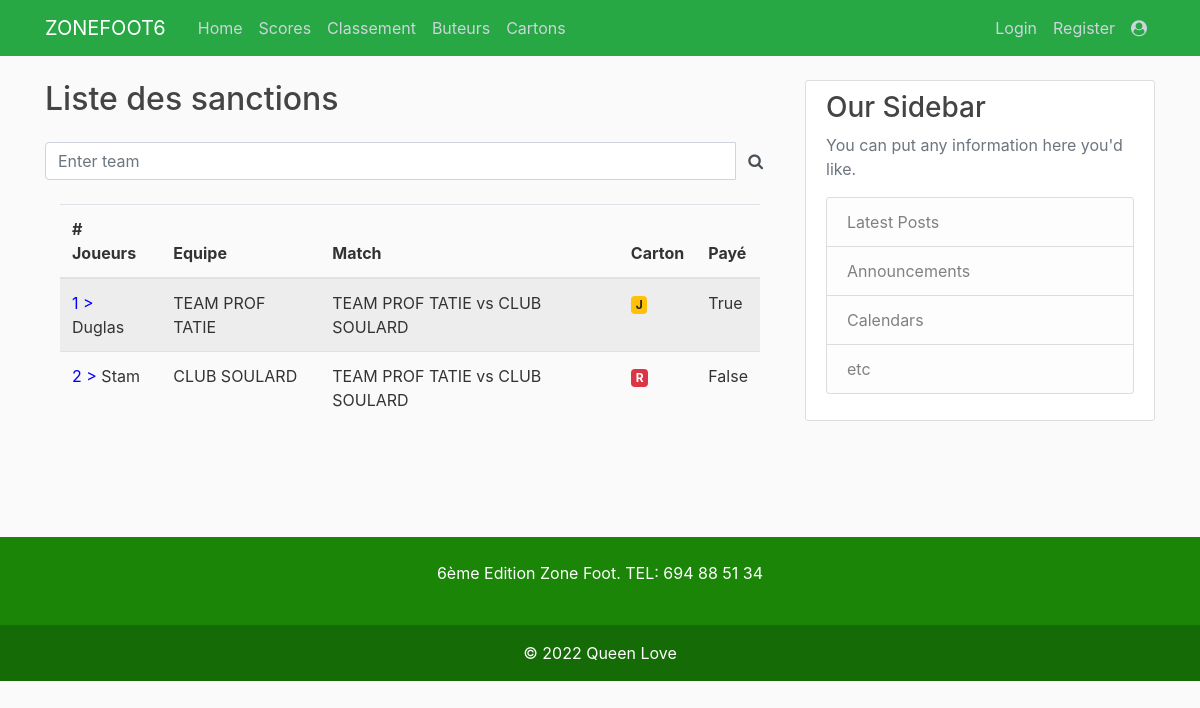
/cartons/, run on the app's committed database.
### scores/models.py (models this page shows, shortened)
class Carton(models.Model):
    match = models.ForeignKey(Fixture, on_delete=models.CASCADE)
    player = models.ForeignKey(Player, on_delete=models.CASCADE)
    date = models.DateTimeField()
    team = models.ForeignKey(Team, on_delete=models.CASCADE)
    type_carton = models.CharField(choices=TYPE_CARTON, max_length=7)
    paye = models.BooleanField(default=False)
    created_at = models.DateTimeField(auto_now_add=True)
    updated = models.DateTimeField(auto_now=True)

class Player(models.Model):
    name = models.CharField(max_length=128, unique=True)
    team = models.ForeignKey(Team, on_delete=models.CASCADE)
    affiliation = models.PositiveIntegerField(default=0)
    created_at = models.DateTimeField(auto_now_add=True)
    updated = models.DateTimeField(auto_now=True)

class Team(models.Model):
    name = models.CharField(max_length=128, unique=True)
    affiliation = models.BooleanField(default=True)
    created_at = models.DateTimeField(auto_now_add=True)
    updated = models.DateTimeField(auto_now=True)
    def __str__(self):
        return self.name

class Fixture(models.Model):
    home_team = models.ForeignKey(Team, on_delete=models.CASCADE, related_name='home_games')
    away_team = models.ForeignKey(Team, on_delete=models.CASCADE, related_name='away_games')
    home_goals = models.PositiveSmallIntegerField(default=0)
    away_goals = models.PositiveSmallIntegerField(default=0)
    game_finished = models.BooleanField(default=False)
    date = models.DateTimeField()
    created_at = models.DateTimeField(auto_now_add=True)
    updated = models.DateTimeField(auto_now=True)
    def __str__(self):
        return f"{self.home_team} vs {self.away_team}"

### scores/views.py (the view)
# urls.py: path('cartons/', views.cards, name='cards'),
def cards(request):
    cartons = Carton.objects.all()
    context = {'cartons': cartons}
    return render(request, 'cartons.html', context)

### scores/templates/cartons.html
{% extends 'base.html' %}
{% block content %}
<main>
    <h2>Liste des sanctions</h2>
    <form class="input-group my-4">
        <input type="text"
               id="search-input"
               name="search"
               class="form-control"
               placeholder="Enter team" />
        <span class="input-group-text border-0 bg-transparent"
              id="search-addon"
              style="cursor: pointer;">
            <i class="fa fa-search"></i>
        </span>
    </form>
<div class="container">
    <table class="table table-striped">
  <thead>
    <tr>
      <th scope="col"># Joueurs</th>
      <th scope="col">Equipe</th>
      <th scope="col">Match</th>
      <th scope="col">Carton</th>
      <th scope="col">Payé</th>
    </tr>
  </thead>
  <tbody>
    {% for c in cartons %}
    <tr>
      <td><span style="color: blue;">{{ forloop.counter }} ></span> {{ c.player.name }}</td>
      <td>{{ c.player.team }}</td>
      <td>{{ c.match }}</td>
      <td>
          {% if c.type_carton == 'JAUNE' %}
          <span class="badge badge-warning">J</span>
          {% else %}
          <span class="badge badge-danger">R</span>
          {% endif %}
      </td>
      <td>{{ c.paye }}</td>
    </tr>
    {% endfor %}
  </tbody>
</table>
</div>
</main>
{% endblock %}

### static/style.css (style rules this page uses)
body { background: #fafafa; color: #333333; margin-top: 5rem; }
h1, h2, h3, h4, h5, h6 { color: #444444; }

### data on the page
Carton: player.name "Duglas", player.team "TEAM PROF TATIE", match "TEAM PROF TATIE vs CLUB SOULARD", type_carton "J", paye "True"
Carton: player.name "Stam", player.team "CLUB SOULARD", match "TEAM PROF TATIE vs CLUB SOULARD", type_carton "R", paye "False"
